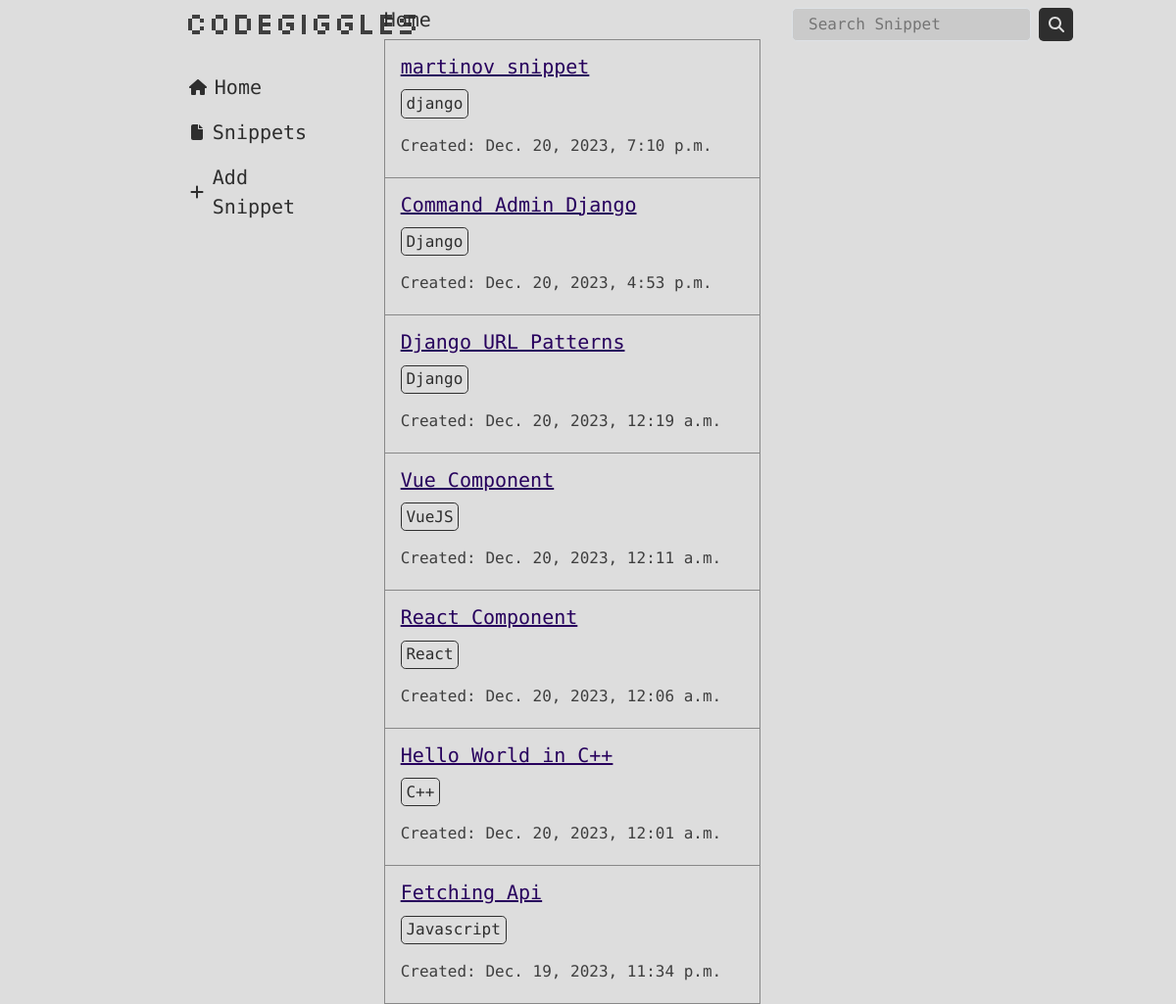
The app's page /, older data.
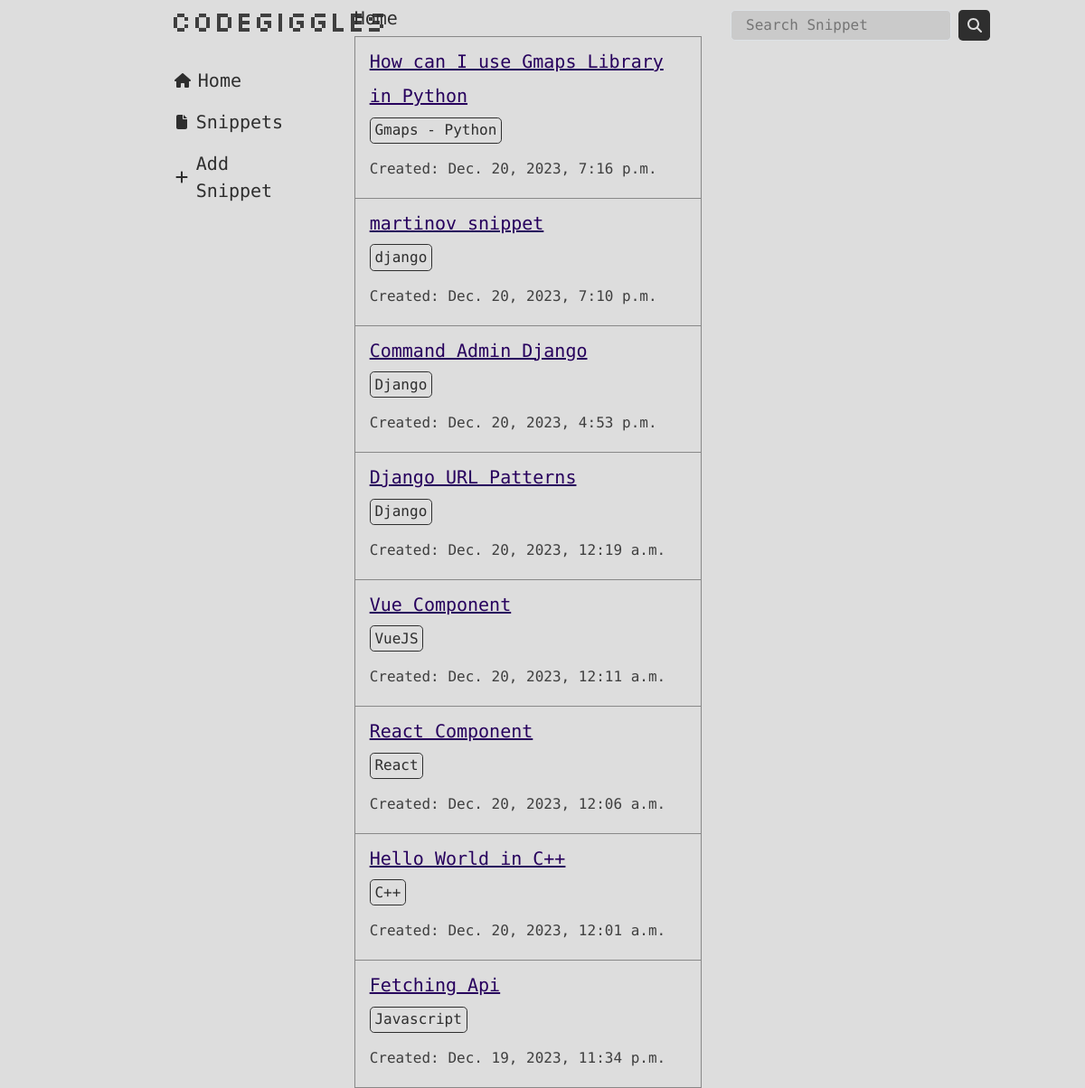
The same page, newer data.
### codegiggles_app/models.py (models this page shows, shortened)
class Snippet(models.Model):
  title = models.CharField(max_length=255)
  code = models.TextField()
  language = models.CharField(max_length=50)
  description = models.TextField(default='')
  created_at = models.DateTimeField(auto_now_add=True)
  likes = models.PositiveIntegerField(default=0)
  dislikes = models.PositiveIntegerField(default=0)

### codegiggles_app/views.py (the view)
# urls.py: path('', home, name='home'),
def home(request):
  snippets = Snippet.objects.all().order_by('-created_at')
  return render(request, 'codegiggles_app/home.html', {'snippets': snippets})

### codegiggles_app/templates/codegiggles_app/home.html (shortened to what this page needs)
{% load static %}
<!DOCTYPE html>
<html lang="en">
	<head>
		<link
			href="https://cdn.jsdelivr.net/npm/bootstrap@5.3.2/dist/css/bootstrap.min.css"
			rel="stylesheet"
		/>
		<link
			rel="stylesheet"
			href="https://cdnjs.cloudflare.com/ajax/libs/font-awesome/5.15.1/css/all.min.css"
		/>
		<link
			rel="stylesheet"
			href="{% static 'codegiggles_app/css/style.css' %}"
		/>
	</head>
	<body>
		<div class="row home">
			<div class="col-4 left-bar d-flex mt-1 left-col">
				<div class="row container-fluid">
					<div class="col-6"></div>
					<div class="col-6">
						<h3 id="logo">CodeGiggles</h3>
						<p class="option">
							<a
								href="{% url 'home' %}"
								class="fs-5 text-decoration-none fw-medium link-menu"
							>
								Home
							</a>
						</p>
						<p class="option">
							<a
								href="{% url 'snippets' %}"
								class="fs-5 text-decoration-none fw-medium link-menu"
							>
								<svg
									xmlns="http://www.w3.org/2000/svg"
									height="16"
									width="12"
									viewBox="0 0 384 512"
								>
									<path
										fill="#2e2e2e"
										d="M0 64C0 28.7 28.7 0 64 0H224V128c0 17.7 14.3 32 32 32H384V448c0 35.3-28.7 64-64 64H64c-35.3 0-64-28.7-64-64V64zm384 64H256V0L384 128z"
									/>
								</svg>
								Snippets
							</a>
						</p>
						<p class="option">
							<a
								href="{% url 'add_snippet' %}"
								class="fs-5 text-decoration-none fw-medium link-menu"
							>
								<svg
									xmlns="http://www.w3.org/2000/svg"
									height="16"
									width="14"
									viewBox="0 0 448 512"
								>
									<path
										fill="#2e2e2e"
										d="M256 80c0-17.7-14.3-32-32-32s-32 14.3-32 32V224H48c-17.7 0-32 14.3-32 32s14.3 32 32 32H192V432c0 17.7 14.3 32 32 32s32-14.3 32-32V288H400c17.7 0 32-14.3 32-32s-14.3-32-32-32H256V80z"
									/>
								</svg>
								Add Snippet
							</a>
						</p>
					</div>
				</div>
			</div>
			<div class="col-4 feed mt-2 between-col2">
				<div class="header">
					<h5 class="p-0 header">Home</h5>
				</div>
				<div class="tweets">
					{% for snippet in snippets %}
					<div id="snippet" class="px-3 py-1">
						<div>
							<div>
								<h2>
									<a
										href="{% url 'snippet_detail' snippet_id=snippet.id %}"
										id="linkales"
										class="fs-5"
										>{{ snippet.title }}</a
									>
								</h2>
								<p class="tag">{{ snippet.language }}</p>
							</div>
							<p class="created">
								<span class="fs-6 text"> Created: </span>
								<span class="fs-6 text">{{ snippet.created_at }}</span>
							</p>
						</div>
					</div>
					{% endfor %}
				</div>
			</div>
			<div class="col-4 right-bar mt-1 right-col">
				<div class="search-box">
					<form action="{% url 'snippets' %}" method="get">
						<input
							type="text"
							name="q"
							placeholder="Search Snippet"
							class="search-bar border px-3 py-1"
							value="{{ request.GET.q }}"
						/>
						<button type="submit" class="search_btn">
						</button>
					</form>
				</div>
			</div>
		</div>
	</body>
</html>

Row changes from the older to the newer data that the page shows:
added Snippet: title "How can I use Gmaps Library in Python", language "Gmaps - Python", created_at "Dec. 20, 2023, 7:16 p.m."
